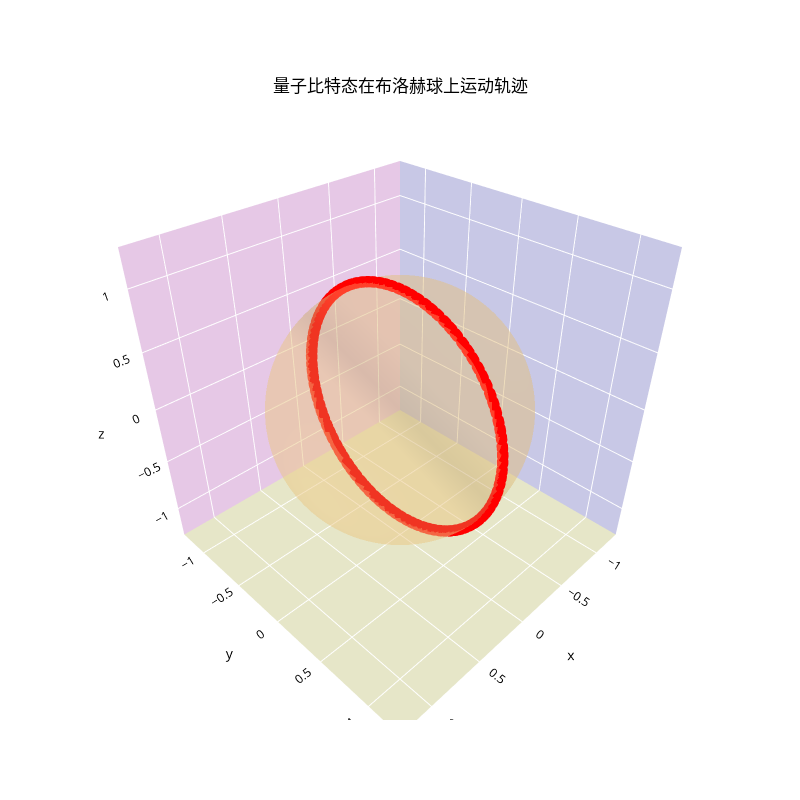

The notebook cell saved with this chart:
### Code cell
coo = []
for states in ndStateData:
    a: complexfloating = states[0][0]
    b: complexfloating = states[0][1]
    alpha: float = np.angle(a)
    beta: float = np.angle(b)
    phi: float = beta - alpha
    theta: float = 2 * np.arccos(np.abs(a))
    x: float = np.sin(theta) * np.cos(phi)
    y: float = np.sin(theta) * np.sin(phi)
    z: float = np.cos(theta)
    coo.append([x, y, z])
ndCoo: ndarray = np.array(coo)

Phi = np.linspace(0, 2 * np.pi, 100)
Theta = np.linspace(0, np.pi / 2, 100)

x, y, z = [], [], []
for theta in Theta:
    for phi in Phi:
        x.append(np.sin(theta) * np.cos(phi))
        y.append(np.sin(theta) * np.sin(phi))
        z.append(np.cos(theta))

fig = go.Figure(data=[go.Mesh3d(x=x, y=y, z=z, opacity=0.3, color="#FFD88F")])

Phi = np.linspace(0, 2 * np.pi, 100)
Theta = np.linspace(np.pi / 2, np.pi, 100)

x, y, z = [], [], []
for theta in Theta:
    for phi in Phi:
        x.append(np.sin(theta) * np.cos(phi))
        y.append(np.sin(theta) * np.sin(phi))
        z.append(np.cos(theta))

fig.add_trace(
    go.Mesh3d(
        x=x,
        y=y,
        z=z,
        opacity=0.3,
        color="#FFD88F",
    )
)


fig.add_trace(
    go.Scatter3d(
        x=ndCoo[:, 0],
        y=ndCoo[:, 1],
        z=ndCoo[:, 2],
        mode="markers",
        marker=dict(
            color="red",
            size=4,
        ),
    )
)

fig.update_traces(colorbar=dict(thickness=0), selector=dict(type="surface"))

fig.update_layout(
    title={
        "text": "量子比特态在布洛赫球上运动轨迹",
        "y": 0.9,
        "x": 0.5,
        "xanchor": "center",
        "yanchor": "top",
    },
    font=dict(color="black"),
    scene=dict(
        xaxis=dict(
            range=[-1.3, 1.3],
            dtick=0.5,
            showbackground=True,
            backgroundcolor="rgb(200, 200, 230)",
        ),
        yaxis=dict(
            range=[-1.3, 1.3],
            dtick=0.5,
            showbackground=True,
            backgroundcolor="rgb(230, 200, 230)",
        ),
        zaxis=dict(
            range=[-1.3, 1.3],
            dtick=0.5,
            showbackground=True,
            backgroundcolor="rgb(230, 230, 200)",
        ),
    ),
    scene_aspectmode="cube",
    width=800,
    height=800,
)

fig.show()

### Figure 1 — Plotly figure (JSON) as saved in the notebook; plotly's stock layout.template omitted (floating-point values rounded to 4 significant figures; data arrays with more than 128 entries replaced by an {"elided": "..."} marker saying what was removed)
{"data": [{"color": "#FFD88F", "opacity": 0.3, "type": "mesh3d", "x": {"elided": "10000 float values"}, "y": {"elided": "10000 float values"}, "z": {"elided": "10000 float values"}}, {"color": "#FFD88F", "opacity": 0.3, "type": "mesh3d", "x": {"elided": "10000 float values"}, "y": {"elided": "10000 float values"}, "z": {"elided": "10000 float values"}}, {"marker": {"color": "red", "size": 4}, "mode": "markers", "type": "scatter3d", "x": {"elided": "300 float values"}, "y": {"elided": "300 float values"}, "z": {"elided": "300 float values"}}], "layout": {"font": {"color": "black"}, "height": 800, "scene": {"aspectmode": "cube", "xaxis": {"backgroundcolor": "rgb(200, 200, 230)", "dtick": 0.5, "range": [-1.3, 1.3], "showbackground": true}, "yaxis": {"backgroundcolor": "rgb(230, 200, 230)", "dtick": 0.5, "range": [-1.3, 1.3], "showbackground": true}, "zaxis": {"backgroundcolor": "rgb(230, 230, 200)", "dtick": 0.5, "range": [-1.3, 1.3], "showbackground": true}}, "title": {"text": "量子比特态在布洛赫球上运动轨迹", "x": 0.5, "xanchor": "center", "y": 0.9, "yanchor": "top"}, "width": 800}}
